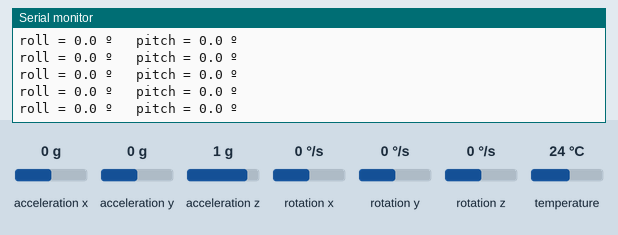
A sketch run on a simulated ESP32. On the bench: the last lines printed to the serial monitor. The inputs (shaded band) are chosen by the test bench; at power-on: acceleration x 0 g, acceleration y 0 g, acceleration z 1 g, rotation x 0 °/s, rotation y 0 °/s, rotation z 0 °/s, temperature 24 °C.

Above: at 2.2 s.
2.3 s: acceleration x set to -1.4 g
At 2.8 s:
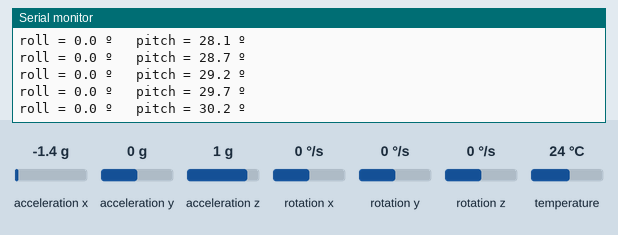
3.8 s: acceleration y set to -1.4 g
At 4.4 s:
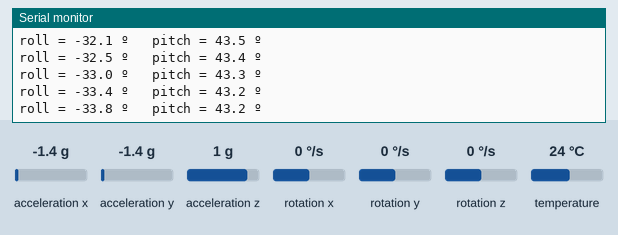
5.3 s: acceleration z set to -1.4 g
At 6.3 s:
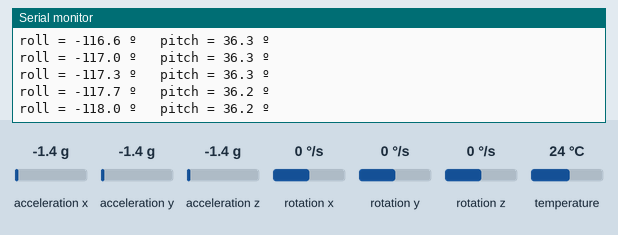
6.8 s: rotation x set to -192 °/s
At 7.6 s:
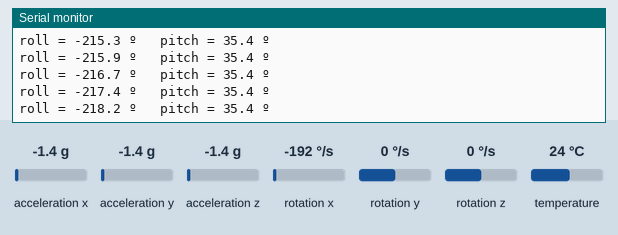
8.3 s: rotation y set to -192 °/s
At 9.1 s:
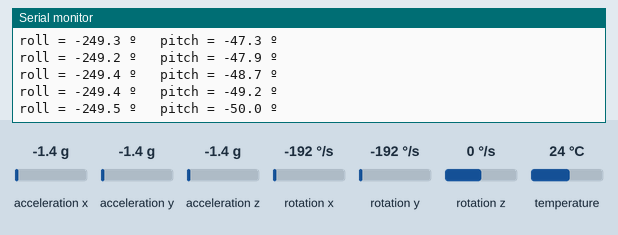
Timing chart, 0 to 10.8 s (numbered marks = the images above; inputs shaded):
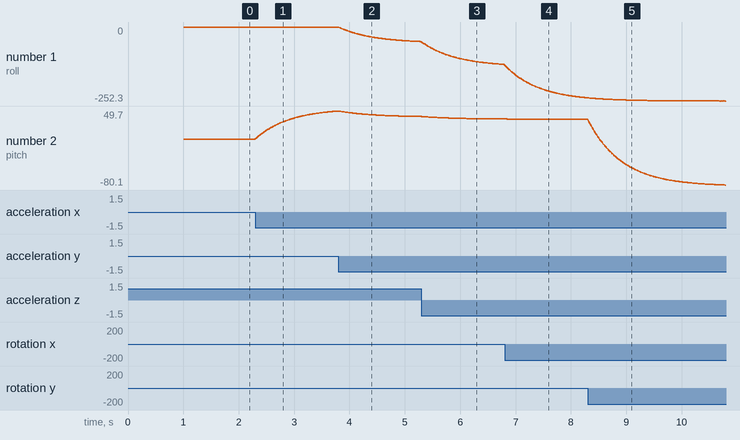

Measured:
- after the input at 2.3 s, the serial monitor: prints a new line at once (image 1)
- plotted number 2: 0 → 49.7 after the input at 2.3 s

The sketch:

17_MPU6050_Filtro.ino
```cpp
/***************************************************
  Proyecto: CANSAT - MPU6050 (fusión de sensores)
  Versión: v1.0 - 15/11/2025
  Autor: Equipo CANSAT
  Centro: IES Gonzalo Torrente Ballester (Salamanca)

  Descripción:
  Cálculo de los ángulos de orientación (roll y pitch)
  utilizando un Filtro Complementario que combina:

     - Acelerómetro  → estable pero ruidoso en movimiento
     - Giroscopio    → rápido pero con deriva con el tiempo

  El filtro complementario consigue una orientación
  más suave, estable y útil en aplicaciones reales,
  como el seguimiento de actitud durante el vuelo del
  CANSAT.

  Licencia: MIT
***************************************************/

/*
  ESP32 + MPU6050 (GY-521, I2C) – Filtro complementario

  Conexiones (GY-521 → ESP32):
    VCC   -> 3V3
    GND   -> GND
    SDA   -> GPIO21
    SCL   -> GPIO22
    ADO   -> GND (dirección 0x68)
    INT   -> Sin conectar
    XCL   -> No conectar
    XDA   -> No conectar

  Notas:
    - El giroscopio mide velocidad angular. Integrando su
      valor se obtiene el ángulo… pero acumula deriva.
    - El acelerómetro da un ángulo aproximado usando la
      gravedad, pero sufre ruido cuando el sensor se mueve.
    - El filtro complementario combina ambos:
          ángulo = α*(ángulo + gyro*dt) + (1-α)*acc
    - Para CANSAT, α entre 0.95 y 0.99 funciona muy bien.

  Librerías necesarias:
    - Adafruit MPU6050
    - Adafruit Unified Sensor
*/

#include <Wire.h>
#include <Adafruit_MPU6050.h>
#include <Adafruit_Sensor.h>

Adafruit_MPU6050 mpu;

// Ángulos calculados por el filtro
float angleRoll  = 0.0;
float anglePitch = 0.0;

// Peso del filtro (0–1). Cuanto mayor, más peso tiene el giroscopio.
const float ALPHA = 0.98;

unsigned long lastMillis = 0;

void setup() {
  Serial.begin(115200);
  delay(1000);
  Serial.println();
  Serial.println(F("=== CANSAT - Filtro Complementario (MPU6050) ==="));

  // Iniciar I2C en ESP32
  Wire.begin(21, 22);

  if (!mpu.begin(0x68)) {
    Serial.println(F("ERROR: No se detecta el MPU6050 en 0x68."));
    Serial.println(F("Comprueba conexiones SDA=21, SCL=22, ADO=GND."));
    while (1) delay(1000);
  }

  Serial.println(F("OK: MPU6050 detectado."));
  Serial.println(F("Ejecutando filtro complementario...\n"));

  // Configurar rangos
  mpu.setAccelerometerRange(MPU6050_RANGE_4_G);
  mpu.setGyroRange(MPU6050_RANGE_500_DEG);

  lastMillis = millis();
}

void loop() {
  unsigned long now = millis();
  float dt = (now - lastMillis) / 1000.0;  // tiempo en segundos
  lastMillis = now;

  sensors_event_t a, g, temp;
  mpu.getEvent(&a, &g, &temp);

  // --- Lecturas del acelerómetro ---
  float ax = a.acceleration.x;
  float ay = a.acceleration.y;
  float az = a.acceleration.z;

  // Ángulos estimados SOLO con acelerómetro
  float accRoll  = atan2(ay, az) * 180.0 / PI;
  float accPitch = atan2(-ax, sqrt(ay*ay + az*az)) * 180.0 / PI;

  // --- Lecturas del giroscopio ---
  // rad/s → grados/s
  float gyroX = g.gyro.x * 180.0 / PI;
  float gyroY = g.gyro.y * 180.0 / PI;

  // Integración del giroscopio
  angleRoll  += gyroX * dt;
  anglePitch += gyroY * dt;

  // --- Filtro complementario ---
  angleRoll  = ALPHA * angleRoll  + (1.0 - ALPHA) * accRoll;
  anglePitch = ALPHA * anglePitch + (1.0 - ALPHA) * accPitch;

  // Mostrar resultado final (más suave y estable)
  Serial.print("roll = ");
  Serial.print(angleRoll, 1);
  Serial.print(" º   pitch = ");
  Serial.print(anglePitch, 1);
  Serial.println(" º");

  delay(10);  // ~100 Hz
}
```
